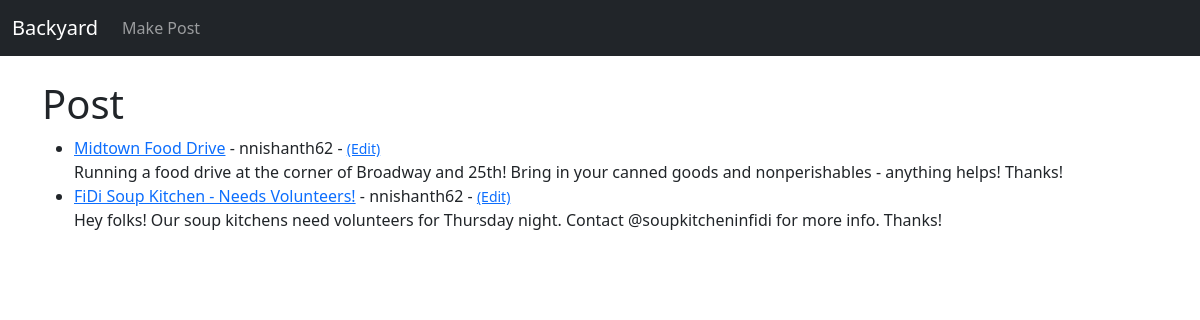
The app's page /, older data.
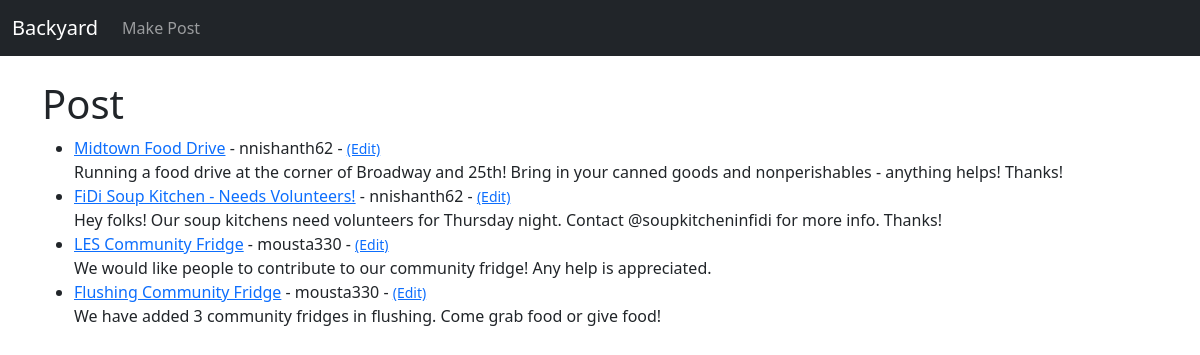
The same page, newer data.
### blog/models.py (models this page shows, shortened)
class Post(models.Model):
    title = models.CharField(max_length = 255)
    title_tag = models.CharField(max_length = 255)
    author = models.ForeignKey(User, on_delete = models.CASCADE)
    body = models.TextField()

### blog/views.py (the view)
# urls.py: path('', HomeView.as_view(), name = "home"),
class HomeView(ListView):
    model = Post
    template_name = 'home.html'

### blog/templates/home.html
{% extends 'base.html' %}
{% block content %}
<h1>Post</h1>
<ul>
{% for post in object_list %}
	<li><a href = "{% url 'post_detail' post.pk %}">{{ post.title }}</a> - {{ post.author }} - <small><a href ="{% url 'update_post' post.pk%}">(Edit)</a> </small><br/>
	{{ post.body }}</li>
{% endfor %}
</ul>
{% endblock %}

### blog/templates/base.html (shortened to what this page needs)
<!doctype html>
<html lang="en">
  <head>
    <link href="https://cdn.jsdelivr.net/npm/bootstrap@5.1.3/dist/css/bootstrap.min.css" rel="stylesheet">
  </head>
  <body>
  <nav class="navbar navbar-expand-lg navbar-dark bg-dark">
  <div class="container-fluid">
    <a class="navbar-brand" href="{% url 'home' %}">Backyard</a>
    <div class="collapse navbar-collapse" id="navbarSupportedContent">
      <ul class="navbar-nav me-auto mb-2 mb-lg-0">
        <li class="nav-item">
          <a class="nav-link" href="{% url 'make_post' %}">Make Post</a>
        </li>
      </ul>
    </div>
  </div>
</nav>
    <div class="container">
    {% block content %}
    {% endblock %}
    </div>
  </body>
</html>

Row changes from the older to the newer data that the page shows:
added Post: title "LES Community Fridge", author "mousta330", body "We would like people to contribute to our community fridge! Any help is appreciated."
added Post: title "Flushing Community Fridge", author "mousta330", body "We have added 3 community fridges in flushing. Come grab food or give food!"
